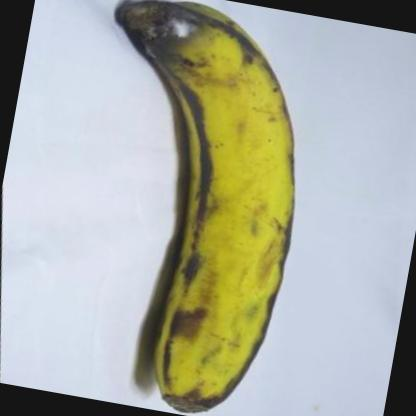
#> input picture dataset/overripe/musa-acuminata-mold-e17eb046-1d0a-11ec-a49d-d8c4975e38aa_jpg.rf.5814c71c8310c3781c49c1763d8715e3.jpg, 416 x 416 px; its folder holds only this picture in this run
$ python process_dataset.py   (older library calls are emulated)
#> lines starting #> are read from the running program, lines starting #| are printed output that depends on the picture; after the words box and inside, x2 and y2 are one past the last pixel; in counts of white or black regions, pixels touching at a corner belong together
### liwen/resize.py
import cv2


def resize_image(image, width=250, height=250):
    """Resize an input BGR image to the standard LW working size."""
    if image is None:
        raise ValueError("Input image is None.")

    return cv2.resize(image, (width, height), interpolation=cv2.INTER_AREA)

### liwen/median_filter.py
import cv2


def apply_median_filter(image, kernel_size=5):
    """Reduce impulse noise while retaining object edges.

    OpenCV requires a positive odd kernel size greater than one.
    """
    if image is None:
        raise ValueError("Input image is None.")
    if kernel_size <= 1 or kernel_size % 2 == 0:
        raise ValueError("kernel_size must be an odd integer greater than 1.")

    return cv2.medianBlur(image, kernel_size)

### liwen/clahe.py
import cv2


def apply_clahe(image, clip_limit=2.0, tile_grid_size=(8, 8)):
    """Enhance local contrast on the LAB lightness channel."""
    if image is None:
        raise ValueError("Input image is None.")

    lab_image = cv2.cvtColor(image, cv2.COLOR_BGR2LAB)
    lightness, a_channel, b_channel = cv2.split(lab_image)
    clahe = cv2.createCLAHE(
        clipLimit=clip_limit,
        tileGridSize=tile_grid_size,
    )
    enhanced_lightness = clahe.apply(lightness)
    enhanced_lab = cv2.merge((enhanced_lightness, a_channel, b_channel))

    return cv2.cvtColor(enhanced_lab, cv2.COLOR_LAB2BGR)

### liwen/hsv.py
import cv2


def convert_to_hsv(image):
    """Convert a BGR image to HSV for colour-based surface analysis."""
    if image is None:
        raise ValueError("Input image is None.")

    return cv2.cvtColor(image, cv2.COLOR_BGR2HSV)

### liwen/blemish_segmentation.py
import cv2
import numpy as np


def estimate_banana_mask(
    hsv_image,
    peel_lower=(10, 50, 35),
    peel_upper=(100, 255, 255),
    brown_lower=(0, 20, 20),
    brown_upper=(35, 255, 220),
    kernel_size=9,
):
    """Estimate the banana region from broad peel and brown HSV ranges.

    This classical method assumes the banana is the largest connected object
    with green/yellow/brown peel-like colours. It intentionally includes brown
    pixels so dark blemishes remain part of the denominator for blemish ratio.
    """
    if hsv_image is None:
        raise ValueError("Input HSV image is None.")

    peel_mask = cv2.inRange(
        hsv_image,
        np.array(peel_lower, dtype=np.uint8),
        np.array(peel_upper, dtype=np.uint8),
    )
    brown_mask = cv2.inRange(
        hsv_image,
        np.array(brown_lower, dtype=np.uint8),
        np.array(brown_upper, dtype=np.uint8),
    )
    candidate_mask = cv2.bitwise_or(peel_mask, brown_mask)

    kernel = np.ones((kernel_size, kernel_size), dtype=np.uint8)
    candidate_mask = cv2.morphologyEx(
        candidate_mask, cv2.MORPH_CLOSE, kernel, iterations=2
    )

    contours, _ = cv2.findContours(
        candidate_mask, cv2.RETR_EXTERNAL, cv2.CHAIN_APPROX_SIMPLE
    )
    if not contours:
        return np.zeros(hsv_image.shape[:2], dtype=np.uint8)

    banana_mask = np.zeros(hsv_image.shape[:2], dtype=np.uint8)
    largest_contour = max(contours, key=cv2.contourArea)
    cv2.drawContours(banana_mask, [largest_contour], -1, 255, thickness=cv2.FILLED)
    return banana_mask


def segment_blemishes(
    hsv_image,
    banana_mask,
    brown_lower=(0, 45, 20),
    brown_upper=(18, 255, 210),
    brown_value_threshold=165,
    dark_value_threshold=85,
    inner_kernel_size=7,
):
    """Find dark brown or very dark pixels inside the estimated banana surface.

    Potential blemishes are defined by dark brown hue/saturation characteristics
    or very low brightness. Brown pixels must also be dark; this avoids treating
    healthy yellow peel as a blemish. Eroding the banana mask excludes the peel
    boundary, which is commonly dark because of shadows rather than damage.
    """
    if hsv_image is None or banana_mask is None:
        raise ValueError("HSV image and banana mask are required.")

    inner_kernel = np.ones((inner_kernel_size, inner_kernel_size), dtype=np.uint8)
    inner_banana_mask = cv2.erode(banana_mask, inner_kernel, iterations=1)

    brown_mask = cv2.inRange(
        hsv_image,
        np.array(brown_lower, dtype=np.uint8),
        np.array(brown_upper, dtype=np.uint8),
    )
    value_channel = hsv_image[:, :, 2]
    brown_value_mask = cv2.inRange(value_channel, 0, brown_value_threshold)
    dark_mask = cv2.inRange(value_channel, 0, dark_value_threshold)
    dark_brown_mask = cv2.bitwise_and(brown_mask, brown_value_mask)
    candidate_mask = cv2.bitwise_or(dark_brown_mask, dark_mask)

    return cv2.bitwise_and(candidate_mask, inner_banana_mask)

### liwen/morphology.py
import cv2
import numpy as np


def refine_blemish_mask(
    mask,
    kernel_size=3,
    open_iterations=1,
    close_iterations=1,
    min_region_area=12,
):
    """Remove isolated noise, close small blemish gaps, and discard tiny blobs."""
    if mask is None:
        raise ValueError("Input mask is None.")
    if kernel_size <= 0:
        raise ValueError("kernel_size must be positive.")

    _, binary_mask = cv2.threshold(mask, 127, 255, cv2.THRESH_BINARY)
    kernel = np.ones((kernel_size, kernel_size), dtype=np.uint8)
    refined_mask = cv2.morphologyEx(
        binary_mask, cv2.MORPH_OPEN, kernel, iterations=open_iterations
    )
    refined_mask = cv2.morphologyEx(
        refined_mask, cv2.MORPH_CLOSE, kernel, iterations=close_iterations
    )

    contours, _ = cv2.findContours(
        refined_mask, cv2.RETR_EXTERNAL, cv2.CHAIN_APPROX_SIMPLE
    )
    cleaned_mask = np.zeros_like(refined_mask)
    for contour in contours:
        if cv2.contourArea(contour) >= min_region_area:
            cv2.drawContours(cleaned_mask, [contour], -1, 255, thickness=cv2.FILLED)

    return cleaned_mask

### liwen/surface_analysis.py
import cv2
import numpy as np


def calculate_blemish_ratio(banana_mask, blemish_mask):
    """Return blemish area, banana surface area, and their percentage ratio."""
    if banana_mask is None or blemish_mask is None:
        raise ValueError("Banana and blemish masks are required.")

    banana_area = cv2.countNonZero(banana_mask)
    blemish_inside_banana = cv2.bitwise_and(blemish_mask, banana_mask)
    blemish_area = cv2.countNonZero(blemish_inside_banana)
    blemish_ratio = (blemish_area / banana_area * 100.0) if banana_area else 0.0

    return {
        "banana_surface_area_px": int(banana_area),
        "blemish_area_px": int(blemish_area),
        "blemish_ratio_percent": float(blemish_ratio),
    }


def calculate_glcm_features(
    bgr_image,
    banana_mask,
    distances=(1,),
    angles=(0, np.pi / 4, np.pi / 2, 3 * np.pi / 4),
    levels=32,
):
    """Calculate mean GLCM properties from the banana surface region.

    The image is cropped to the banana bounding box. Pixels outside the mask
    are filled with the mean valid intensity, preventing the external
    background from dominating texture co-occurrences.
    """
    if bgr_image is None or banana_mask is None:
        raise ValueError("BGR image and banana mask are required.")
    if levels < 2 or levels > 256:
        raise ValueError("levels must be between 2 and 256.")

    try:
        from skimage.feature import graycomatrix, graycoprops
    except ImportError as error:
        raise ImportError(
            "GLCM analysis requires scikit-image. Install it with: "
            "python -m pip install scikit-image"
        ) from error

    contours, _ = cv2.findContours(banana_mask, cv2.RETR_EXTERNAL, cv2.CHAIN_APPROX_SIMPLE)
    if not contours:
        return {"glcm_contrast": 0.0, "glcm_homogeneity": 0.0, "glcm_energy": 0.0, "glcm_correlation": 0.0}

    x, y, width, height = cv2.boundingRect(max(contours, key=cv2.contourArea))
    gray_image = cv2.cvtColor(bgr_image, cv2.COLOR_BGR2GRAY)
    gray_crop = gray_image[y:y + height, x:x + width].copy()
    mask_crop = banana_mask[y:y + height, x:x + width] > 0

    valid_pixels = gray_crop[mask_crop]
    if valid_pixels.size < 2:
        return {"glcm_contrast": 0.0, "glcm_homogeneity": 0.0, "glcm_energy": 0.0, "glcm_correlation": 0.0}

    gray_crop[~mask_crop] = int(np.mean(valid_pixels))
    quantized = (gray_crop.astype(np.uint16) * levels // 256).clip(0, levels - 1).astype(np.uint8)
    glcm = graycomatrix(
        quantized, distances=distances, angles=angles, levels=levels,
        symmetric=True, normed=True,
    )

    return {
        "glcm_contrast": float(np.mean(graycoprops(glcm, "contrast"))),
        "glcm_homogeneity": float(np.mean(graycoprops(glcm, "homogeneity"))),
        "glcm_energy": float(np.mean(graycoprops(glcm, "energy"))),
        "glcm_correlation": float(np.mean(graycoprops(glcm, "correlation"))),
    }


def calculate_surface_features(bgr_image, banana_mask, blemish_mask, **glcm_parameters):
    """Combine surface-area and GLCM texture measurements for LW analysis."""
    features = calculate_blemish_ratio(banana_mask, blemish_mask)
    features.update(calculate_glcm_features(bgr_image, banana_mask, **glcm_parameters))
    return features

### liwen/pipeline.py
"""Liwen's surface-quality preprocessing pipeline."""

import numpy as np

from resize import resize_image
from median_filter import apply_median_filter
from clahe import apply_clahe
from hsv import convert_to_hsv
from blemish_segmentation import estimate_banana_mask, segment_blemishes
from morphology import refine_blemish_mask
from surface_analysis import calculate_surface_features
from normalization import normalize_image


def preprocess_image(image, return_steps=False):
    """Run all eight Liwen preprocessing stages on one OpenCV BGR image.

    Returns the storage-ready uint8 image and its surface measurements.
    Intermediate images and masks are also returned when ``return_steps`` is true.
    """
    if image is None:
        raise ValueError("Input image is None.")

    # 1. Resize
    resized = resize_image(image, width=250, height=250)

    # 2. Median filtering
    filtered = apply_median_filter(resized, kernel_size=5)

    # 3. CLAHE contrast enhancement
    enhanced = apply_clahe(filtered, clip_limit=2.0, tile_grid_size=(8, 8))

    # 4. HSV conversion
    hsv_image = convert_to_hsv(enhanced)

    # 5. Banana and blemish segmentation
    banana_mask = estimate_banana_mask(hsv_image, kernel_size=9)
    blemish_mask = segment_blemishes(
        hsv_image,
        banana_mask,
        brown_value_threshold=165,
        dark_value_threshold=85,
        inner_kernel_size=7,
    )

    # 6. Morphological refinement
    refined_blemish_mask = refine_blemish_mask(
        blemish_mask,
        kernel_size=3,
        open_iterations=1,
        close_iterations=1,
        min_region_area=12,
    )

    # 7. GLCM texture features and blemish ratio
    features = calculate_surface_features(
        enhanced,
        banana_mask,
        refined_blemish_mask,
        distances=(1,),
        angles=(0, np.pi / 4, np.pi / 2, 3 * np.pi / 4),
        levels=32,
    )

    # 8. Normalize, then convert back to uint8 for the processed dataset.
    normalized = normalize_image(enhanced)
    final_image = (normalized * 255.0).clip(0, 255).astype(np.uint8)

    if return_steps:
        steps = {
            "original": image,
            "resized": resized,
            "median_filter": filtered,
            "clahe": enhanced,
            "hsv": hsv_image,
            "banana_mask": banana_mask,
            "blemish_mask": blemish_mask,
            "refined_blemish_mask": refined_blemish_mask,
            "normalized": final_image,
        }
        return final_image, features, steps

    return final_image, features

### liwen/normalization.py
import numpy as np


def normalize_image(image):
    """Normalize BGR pixel values to float32 in the [0.0, 1.0] range."""
    if image is None:
        raise ValueError("Input image is None.")

    return image.astype(np.float32) / 255.0

### liwen/process_dataset.py
"""Apply Liwen's pipeline to every image in the shared dataset."""

from pathlib import Path
import json
import time

import cv2

from pipeline import preprocess_image


PROJECT_ROOT = Path(__file__).resolve().parent.parent
DATASET_FOLDER = PROJECT_ROOT / "dataset"
OUTPUT_FOLDER = Path(__file__).resolve().parent / "output"
CHECKPOINT_FILE = Path(__file__).resolve().parent / "checkpoint.json"
FAILED_IMAGES_FILE = Path(__file__).resolve().parent / "failed_images.txt"
FEATURES_FILE = Path(__file__).resolve().parent / "surface_features.jsonl"
IMAGE_EXTENSIONS = {".jpg", ".jpeg", ".png", ".bmp", ".webp"}


def get_image_files():
    return sorted(
        path for path in DATASET_FOLDER.rglob("*")
        if path.is_file() and path.suffix.lower() in IMAGE_EXTENSIONS
    )


def load_checkpoint():
    if not CHECKPOINT_FILE.exists():
        return {"last_completed_index": 0, "processed_count": 0, "failed_count": 0}
    try:
        return json.loads(CHECKPOINT_FILE.read_text(encoding="utf-8"))
    except (OSError, ValueError) as error:
        print(f"[WARNING] Could not load checkpoint: {error}")
        return {"last_completed_index": 0, "processed_count": 0, "failed_count": 0}


def save_checkpoint(last_completed_index, processed_count, failed_count):
    checkpoint = {
        "last_completed_index": last_completed_index,
        "processed_count": processed_count,
        "failed_count": failed_count,
    }
    CHECKPOINT_FILE.write_text(json.dumps(checkpoint, indent=4), encoding="utf-8")


def process_one_image(image_path):
    image = cv2.imread(str(image_path))
    if image is None:
        raise ValueError("OpenCV could not read image.")

    processed_image, features = preprocess_image(image)
    relative_path = image_path.relative_to(DATASET_FOLDER)
    output_path = OUTPUT_FOLDER / relative_path
    output_path.parent.mkdir(parents=True, exist_ok=True)
    if not cv2.imwrite(str(output_path), processed_image):
        raise IOError("OpenCV failed to save output image.")

    record = {"image": relative_path.as_posix(), **features}
    with FEATURES_FILE.open("a", encoding="utf-8") as file:
        file.write(json.dumps(record) + "\n")
    return output_path


def process_dataset():
    image_files = get_image_files()
    total = len(image_files)
    print("\n" + "=" * 70)
    print("LIWEN FULL DATASET PREPROCESSING")
    print("=" * 70)
    print(f"\nDataset:\n{DATASET_FOLDER}\n\nOutput:\n{OUTPUT_FOLDER}")
    print(f"\nTotal images found: {total:,}")
    if not image_files:
        print("\n[ERROR] No dataset images found.")
        return

    checkpoint = load_checkpoint()
    completed = int(checkpoint.get("last_completed_index", 0))
    processed = int(checkpoint.get("processed_count", 0))
    failed = int(checkpoint.get("failed_count", 0))
    start_time = time.time()

    try:
        for offset, image_path in enumerate(image_files[completed:], start=1):
            current = completed + offset
            try:
                process_one_image(image_path)
#> in process_one_image, image is the input picture: shape (416, 416, 3); mean B, G, R 164.3, 176.4, 172.9
#> in apply_clahe, `lightness, a_channel, b_channel = cv2.split(lab_image)`:
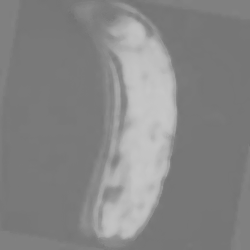
#> b_channel: shape (250, 250); min 114, max 198, mean 133.7
#> in estimate_banana_mask, `peel_mask = cv2.inRange( hsv_image, np.array(peel_lower, dtype=np.uint..`:
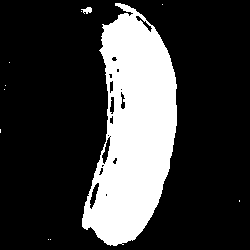
#> peel_mask: shape (250, 250); 23.3% white; 11 white regions (9 under 20 px), largest, box (x1, y1, x2, y2) and area: (82, 3, 177, 246) 14513, (81, 7, 92, 14) 47
#> in estimate_banana_mask, `candidate_mask = cv2.morphologyEx( candidate_mask, cv2.MORPH_CLOSE, ke..`:
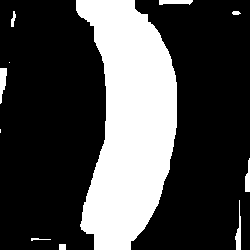
#> candidate_mask: shape (250, 250); 28.2% white; 11 white regions (2 under 20 px)
#> in estimate_banana_mask, `contours, _ = cv2.findContours( candidate_mask, cv2.RETR_EXTERNAL, cv2..`: contours = 11 contours, 4 with area under 20; largest, box (x1, y1, x2, y2) and area: (76, 0, 177, 250) 16595, (0, 68, 7, 104) 128, (159, 0, 193, 5) 102, (235, 200, 241, 250) 96, (245, 158, 250, 192) 83, (59, 244, 66, 250) 30, (11, 11, 16, 27) 30
#> in estimate_banana_mask, `largest_contour = max(contours, key=cv2.contourArea)`: largest_contour = contour of 211 points, box (x1, y1, x2, y2) (76, 0, 177, 250), area 16595
#> in segment_blemishes, `return cv2.bitwise_and(candidate_mask, inner_banana_mask)`:
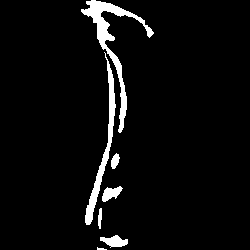
#> returned value: shape (250, 250); 4.7% white; 7 white regions (1 under 20 px), largest, box (x1, y1, x2, y2) and area: (81, 0, 154, 133) 1430, (85, 52, 116, 225) 954, (100, 235, 128, 248) 215, (102, 186, 123, 202) 192, (111, 153, 120, 169) 94, (98, 208, 102, 229) 64
#> in refine_blemish_mask, `contours, _ = cv2.findContours( refined_mask, cv2.RETR_EXTERNAL, cv2.C..`: contours = 8 contours, 1 with area under 20; largest, box (x1, y1, x2, y2) and area: (81, 0, 145, 132) 1171, (85, 64, 116, 225) 773, (100, 235, 128, 247) 182, (102, 187, 122, 202) 161, (111, 154, 119, 169) 74, (145, 25, 153, 37) 46, (98, 209, 102, 226) 37
#> the loop in refine_blemish_mask, `for contour in contours:` made 8 passes
#> contour on pass 1: [[97, 248], [97, 249], [103, 249], [103, 248]]
#> after the loop in refine_blemish_mask, `for contour in contours:`:
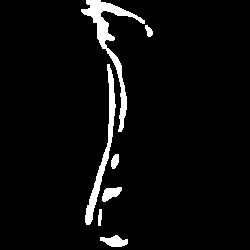
#> cleaned_mask: shape (250, 250); 4.7% white; 7 white regions
#> in calculate_blemish_ratio, `banana_area = cv2.countNonZero(banana_mask)`: banana_area = 16907
#> in calculate_blemish_ratio, `blemish_area = cv2.countNonZero(blemish_inside_banana)`: blemish_area = 2914
#> in calculate_blemish_ratio, `blemish_ratio = (blemish_area / banana_area * 100.0) if banana_area el..`: blemish_ratio = 17.24
#> in calculate_surface_features, `features = calculate_blemish_ratio(banana_mask, blemish_mask)`: features = {'banana_surface_area_px': 16907, 'blemish_area_px': 2914, 'blemish_ratio_percent': 17.24}
#> in calculate_glcm_features, `contours, _ = cv2.findContours(banana_mask, cv2.RETR_EXTERNAL, cv2.CHA..`: contours = 1 contour; box (x1, y1, x2, y2) and area: (76, 0, 177, 250) 16595
#> in calculate_glcm_features, `x, y, width, height = cv2.boundingRect(max(contours, key=cv2.contourAr..`: x = 76; y = 0; width = 101; height = 250
#> in calculate_glcm_features, `mask_crop = banana_mask[y:y + height, x:x + width] > 0`:
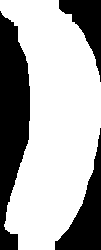
#> mask_crop: shape (250, 101) bool; 67% white; 3 black regions, box (x1, y1, x2, y2) and area: (0, 11, 30, 250) 4791, (55, 128, 101, 250) 2145, (59, 0, 101, 82) 1407
#> in calculate_glcm_features, `valid_pixels = gray_crop[mask_crop]`: valid_pixels = 16907 values, max 244 at index 16690, min 12 at index 16870, mean 131.1
#> in calculate_glcm_features, `gray_crop[~mask_crop] = int(np.mean(valid_pixels))`:
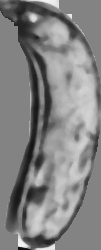
#> gray_crop: shape (250, 101); min 12, max 244, mean 131.1
#> in preprocess_image, `features = calculate_surface_features( enhanced, banana_mask, refined_..`: features = {'banana_surface_area_px': 16907, 'blemish_area_px': 2914, 'blemish_ratio_percent': 17.24, 'glcm_contrast': 2.94, 'glcm_homogeneity': 0.741, 'glcm_energy': 0.336, 'glcm_correlation': 0.95}
                processed += 1
                status = "OK"
            except Exception as error:
                failed += 1
                status = "FAILED"
                with FAILED_IMAGES_FILE.open("a", encoding="utf-8") as file:
                    file.write(f"{image_path} | {error}\n")

            save_checkpoint(current, processed, failed)
            relative_path = image_path.relative_to(DATASET_FOLDER)
            print(f"[{current:,}/{total:,}] {status:<6} {relative_path}")
#> pass 2 of the loop in process_dataset, `for offset, image_path in enumerate(image_files[completed:], start=1):`:
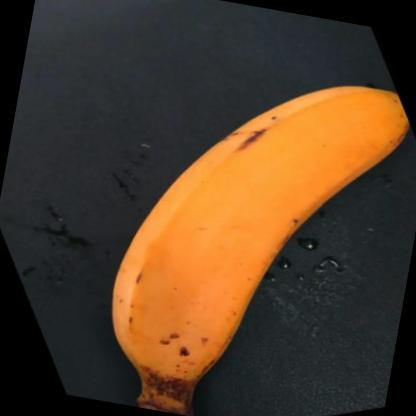
#> input picture dataset/ripe/musa-acuminata-banana-ad628aed-394a-11ec-8ccd-d8c4975e38aa_jpg.rf.11e0feefc5326583ca8bad6918dbf068.jpg, 416 x 416 px
#> in process_one_image, image is the input picture: shape (416, 416, 3); mean B, G, R 40, 60.2, 81.6
#> in estimate_banana_mask (call 2), `peel_mask = cv2.inRange( hsv_image, np.array(peel_lower, dtype=np.uint..`:
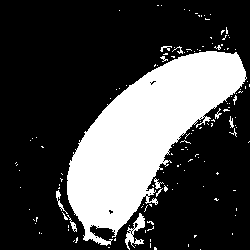
#> peel_mask: shape (250, 250); 27% white; 141 white regions (131 under 20 px), largest, box (x1, y1, x2, y2) and area: (67, 51, 247, 246) 15854, (125, 213, 145, 250) 270, (56, 190, 68, 214) 67
#> in estimate_banana_mask (call 2), `contours, _ = cv2.findContours( candidate_mask, cv2.RETR_EXTERNAL, cv2..`: contours = 23 contours, 19 with area under 20; largest, box (x1, y1, x2, y2) and area: (56, 27, 250, 250) 21720, (188, 235, 201, 250) 59, (195, 13, 211, 20) 39, (157, 0, 162, 6) 20
#> largest_contour = contour of 219 points, box (x1, y1, x2, y2) (56, 27, 250, 250), area 21720
#> in estimate_banana_mask (call 2), `cv2.drawContours(banana_mask, [largest_contour], -1, 255, thickness=cv..`:
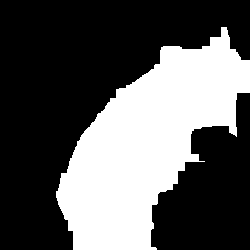
#> banana_mask: shape (250, 250); 35.4% white; 1 white region
#> in refine_blemish_mask (call 2), `contours, _ = cv2.findContours( refined_mask, cv2.RETR_EXTERNAL, cv2.C..`: contours = 8 contours, 2 with area under 20; largest, box (x1, y1, x2, y2) and area: (60, 128, 189, 250) 3736, (191, 93, 234, 126) 627, (163, 49, 193, 65) 226, (237, 63, 250, 90) 192, (205, 40, 227, 54) 172, (149, 79, 157, 86) 21
#> the loop in refine_blemish_mask (call 2), `for contour in contours:` made 8 passes
#> contour on pass 2: [[103, 201], [103, 203], [105, 203], [105, 201]]
#> in calculate_glcm_features (call 2), `contours, _ = cv2.findContours(banana_mask, cv2.RETR_EXTERNAL, cv2.CHA..`: contours = 1 contour; box (x1, y1, x2, y2) and area: (56, 27, 250, 250) 21720
#> in process_one_image (call 2), `processed_image, features = preprocess_image(image)`: features = {'banana_surface_area_px': 22114, 'blemish_area_px': 5394, 'blemish_ratio_percent': 24.39, 'glcm_contrast': 2.06, 'glcm_homogeneity': 0.886, 'glcm_energy': 0.499, 'glcm_correlation': 0.965}
    except KeyboardInterrupt:
        print("\nProcessing stopped. Checkpoint saved; run this file again to resume.")
        return

    elapsed_minutes = (time.time() - start_time) / 60
    print("\n" + "=" * 70)
    print("LIWEN PREPROCESSING COMPLETE")
    print("=" * 70)
    print(f"\nSuccessful: {processed:,}\nFailed: {failed:,}\nTotal: {total:,}")
    print(f"Elapsed time: {elapsed_minutes:.2f} minutes")
    print(f"\nProcessed dataset:\n{OUTPUT_FOLDER}")


if __name__ == "__main__":
    process_dataset()
